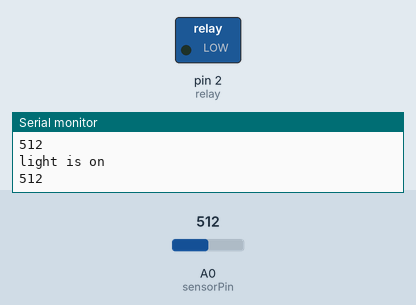
Simulated run of this sketch. Board: Arduino Uno, built with avr-gcc and run on an emulated ATmega328P. Parts: switched loads named in the sketch (green lamp = pin HIGH), the last lines printed to the serial monitor. Dashed ring = blinking. Inputs (shaded band) come from the test bench; at power-on: A0 (sensorPin) = 512.

Above: at 1.3 s.
1.4 s: A0 (sensorPin) set to 111
2.9 s: A0 (sensorPin) set to 90
At 3.7 s:
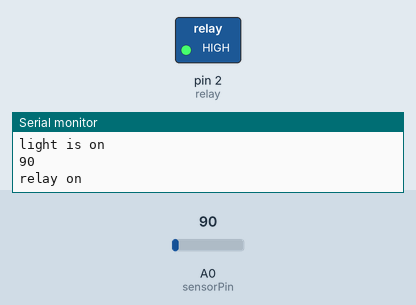
6.0 s: A0 (sensorPin) set to 110
At 6.7 s:
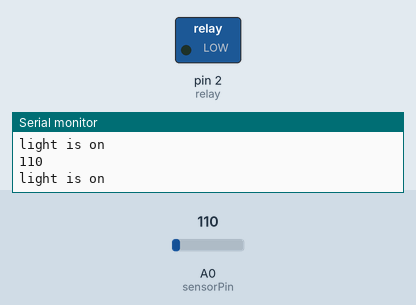
Timing chart, 0 to 9.0 s (numbered marks = the images above; inputs shaded):
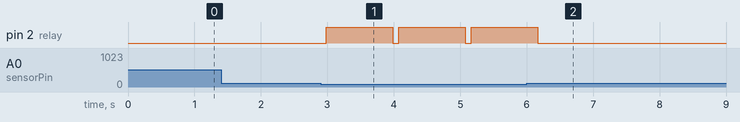

Measured:
- the behaviour switches between 100 and 99 on A0 (sensorPin) (found by bisection; images 0 and 1)
- after the input at 2.9 s, pin 2 (relay): alternates HIGH for 1.0 s and LOW for 0.09 s, starting after 0.09 s
- after the input at 6.0 s, pin 2 (relay): goes on until 6.2 s, then stays LOW

The sketch:

ldr_bulb.ino
```cpp
int sensorPin = A0; // select the input pin for the LDR

int sensorValue = 0; // variable to store the value coming from the sensor

int relay = 2;

void setup() { // declare the ledPin as an OUTPUT:

pinMode(relay, OUTPUT);

Serial.begin(9600); }

void loop()

{

Serial.println("light is on");

sensorValue = analogRead(sensorPin);

Serial.println(sensorValue);

if (sensorValue < 100)

{

Serial.println("relay on");

digitalWrite(relay,HIGH);

delay(1000);

}

digitalWrite(relay,LOW);

delay(sensorValue);

}
```
